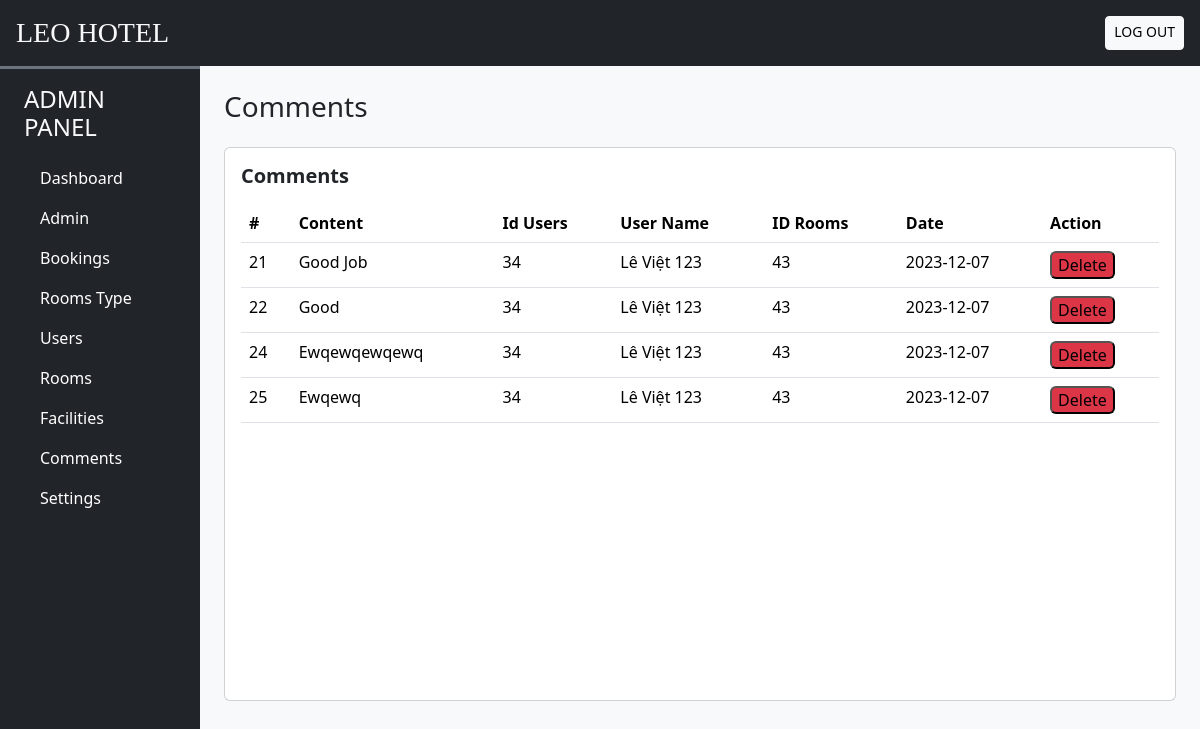
The app's page /admin/index.php?act=cmt (signed in) with its own data.
### tables this page shows
CREATE TABLE `comments` (
  `id` int(10) NOT NULL,
  `content` varchar(200) NOT NULL,
  `id_user` int(10) NOT NULL,
  `id_room` int(11) NOT NULL,
  `date` date NOT NULL
);

CREATE TABLE `user_cred` (
  `id` int(10) NOT NULL,
  `name` varchar(200) NOT NULL,
  `email` varchar(100) NOT NULL,
  `address` varchar(250) NOT NULL,
  `phonenum` int(20) NOT NULL,
  `dob` date NOT NULL,
  `pincode` int(11) NOT NULL,
  `profile` varchar(255) NOT NULL,
  `password` varchar(100) NOT NULL,
  `is_verified` int(11) NOT NULL DEFAULT 0,
  `status` int(10) NOT NULL DEFAULT 1,
  `datentime` datetime NOT NULL DEFAULT current_timestamp(),
  `token` varchar(200) DEFAULT NULL,
  `t_expire` date DEFAULT NULL
);

### model/pdo.php (called while the page is built, shortened)
<?php
function pdo_get_connection(){
    $servername = "localhost";
    $username = "root";
    $password = "";
    try {
        $conn = new PDO("mysql:host=$servername;dbname=duan1", $username, $password);
        $conn->setAttribute(PDO::ATTR_ERRMODE, PDO::ERRMODE_EXCEPTION);
        return $conn;
    } catch(PDOException $e) {
        echo "Connection failed: " . $e->getMessage();
    }
}
function pdo_query($sql){
    $sql_args=array_slice(func_get_args(),1);
    try{
        $conn=pdo_get_connection();
        $stmt=$conn->prepare($sql);
        $stmt->execute($sql_args);
        $rows=$stmt->fetchAll();
        return $rows;
    }
    catch(PDOException $e){
        throw $e;
    }
    finally{
        unset($conn);
    }
}
?>

### model/cmt.php (called while the page is built, shortened)
<?php
function loadall_cmt()
{
    $sql = "SELECT *,user_cred.name FROM `comments` INNER JOIN user_cred ON comments.id_user=user_cred.id";
    $list_cmt = pdo_query($sql);
    return $list_cmt;
}

### admin/comment/cmt.php (the view, shortened to what this page needs)
<!DOCTYPE html>
<html lang="en">
<head>
    <?php require('inc/links.php'); ?>
</head>
<body class="bg-light">
    <div class="container-fluid" id="main-content">
        <div class="row">
            <div class="col-lg-10 ms-auto p-4 overflow-hidden">
                <h3 class="mb-4">Comments</h3>
                <div class="card">
                    <div class="card-body">
                        <div class="d-flex align-items-center justify-content-between mb-3">
                            <h5 class="card-title m-0 fw-bold">Comments</h5>
                        </div>
                        <div style="height: 480px; overflow-y: scroll;">
                            <table class="table">
                                <thead class="bg-dark">
                                    <tr>
                                        <th scope="col">#</th>
                                        <th scope="col">Content</th>
                                        <th scope="col">Id users</th>
                                        <th scope="col">User name</th>
                                        <th scope="col">ID rooms</th>
                                        <th scope="col">Date</th>
                                        <th scope="col">Action</th>
                                    </tr>
                                </thead>
                                <tbody>
                                    <?php
                                    foreach ($list_cmt as $cmt) {
                                        extract($cmt);
                                        $xoacmt = "index.php?act=deletecmt&id=" . $cmt['0'];
                                        echo '<tr>';
                                        echo '<td>' . $cmt['0'] . '</td>';
                                        echo '<td>' . $content . '</td>';
                                        echo '<td>' . $id_user . '</td>';
                                        echo '<td>' . $name . '</td>';
                                        echo '<td>' . $id_room . '</td>';
                                        echo '<td>' . $date . '</td>';
                                        echo '<td>
                                    <a href="' . $xoacmt . '"> <button  class="bg-danger rounded" >Delete</button></a>
                                    </td>';
                                        echo '</tr>';
                                    }
                                    ?>
                                </tbody>
                            </table>
                        </div>
                    </div>
                </div>
            </div>
        </div>
    </div>
</body>
</html>

### css/style.css (style rules this page uses)
:root { --teal: #2ec1ac; --teal_hover: #279e8c; }
html { font-family: "Nunito", sans-serif; margin: 0; padding: 0; box-sizing: border-box; text-decoration: none; outline: none; border: none; text-transform: capitalize; transition: all 0.2s linear; }
body { background-color: #f3f2f2; }

### records on screen
comments: id "21", content "Good Job", id_user "34", id_user.name "Lê Việt 123", id_room "43", date "2023-12-07"
comments: id "22", content "Good", id_user "34", id_user.name "Lê Việt 123", id_room "43", date "2023-12-07"
comments: id "24", content "Ewqewqewqewq", id_user "34", id_user.name "Lê Việt 123", id_room "43", date "2023-12-07"
comments: id "25", content "Ewqewq", id_user "34", id_user.name "Lê Việt 123", id_room "43", date "2023-12-07"
